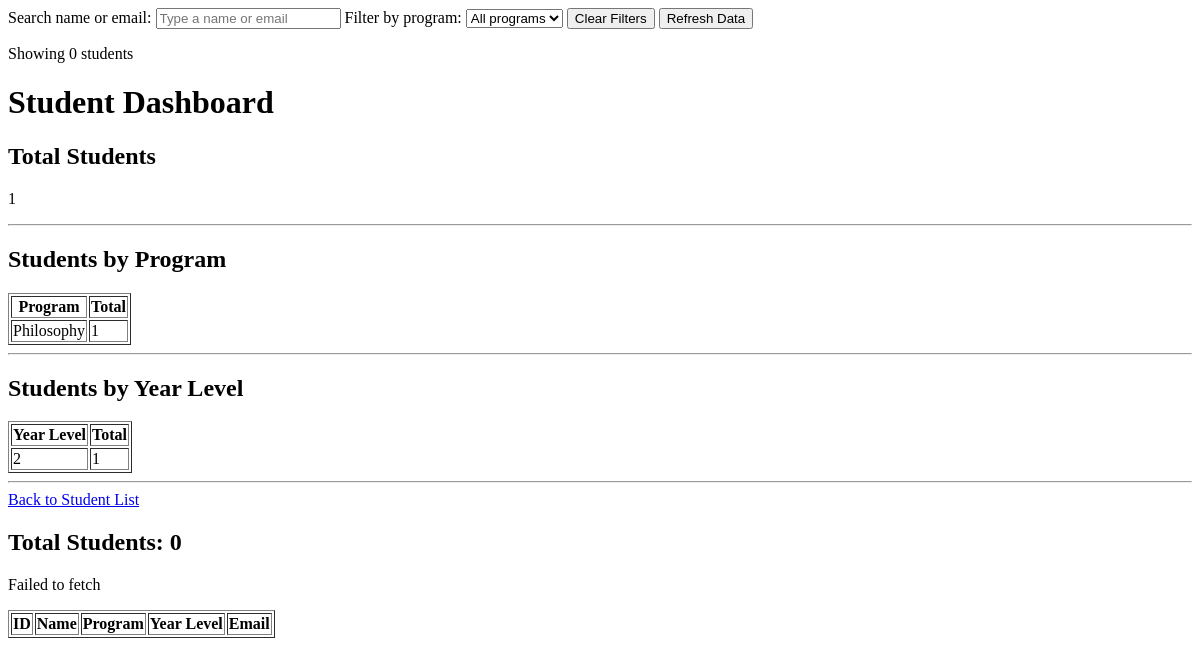
/registration/dashboard/, run on an earlier commit of the app's database.
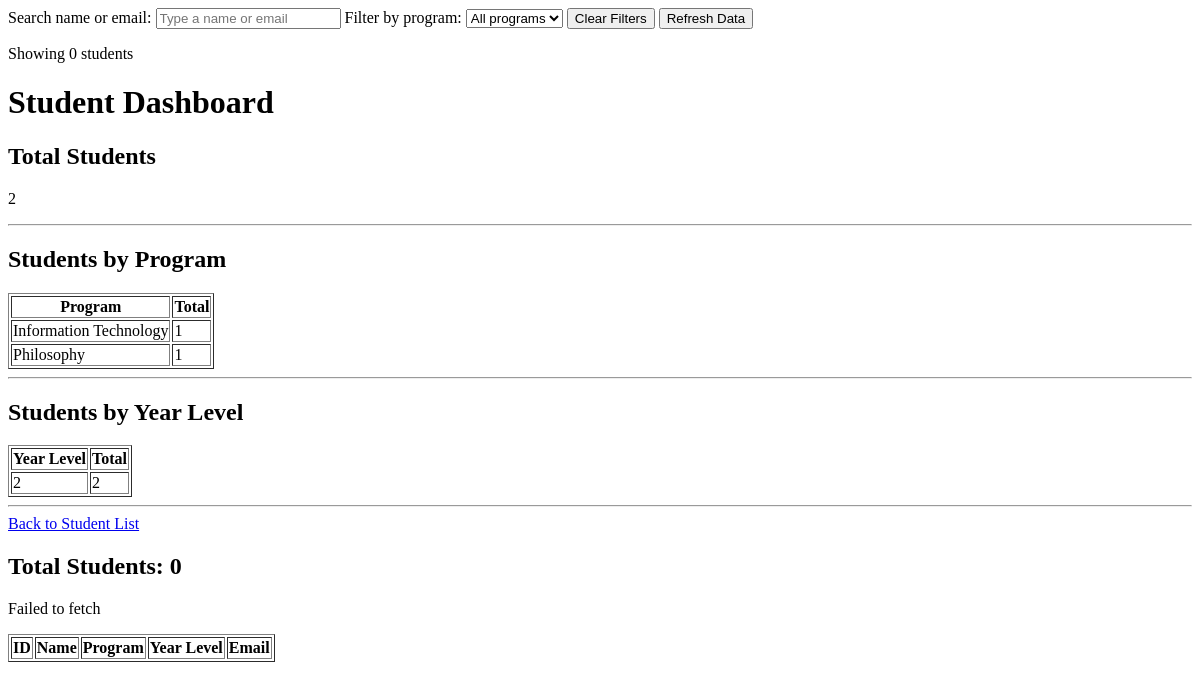
And on a later commit of the database.
### registration/models.py (models this page shows, shortened)
class Student(models.Model):
    student_name = models.CharField(max_length=100)
    program = models.CharField(max_length=100)
    year_level = models.IntegerField()
    email = models.EmailField()

### registration/views.py (the view)
def student_dashboard(request):
    students = Student.objects.all()
    total_students = students.count()
    program_summary = (
        students
        .values('program')
        .annotate(total=Count('id'))
        .order_by('program')
    )
    year_summary = (
        students
        .values('year_level')
        .annotate(total=Count('id'))
        .order_by('year_level')
    )
    return render(
        request,
        'registration/student_dashboard.html',
        {
            'total_students': total_students,
            'program_summary': program_summary,
            'year_summary': year_summary,
        }
    )

### registration/templates/registration/student_dashboard.html (shortened to what this page needs)
{% load static %}
<!DOCTYPE html>
<html>
<head>
</head>
<body>
    <section>
        <label for="student-search">Search name or email:</label>
        <input
        type="search"
        id="student-search"
        placeholder="Type a name or email"
        >
        <label for="program-filter">Filter by program:</label>
        <select id="program-filter">
        <option value="">All programs</option>
        </select>
        <button type="button" id="clear-filters">
        Clear Filters
        </button>
        <button type="button" id="refresh-students">
        Refresh Data
        </button>
        </section>
    <p id="result-count" aria-live="polite">Showing 0 students</p>
    <h1>Student Dashboard</h1>
    <h2>Total Students</h2>
    <p>
        {{ total_students }}
    </p>
    <hr>
    <h2>Students by Program</h2>
    <table border="1">
        <tr>
            <th>Program</th>
            <th>Total</th>
        </tr>
        {% for item in program_summary %}
        <tr>
            <td>{{ item.program }}</td>
            <td>{{ item.total }}</td>
        </tr>
        {% empty %}
        <tr>
            <td colspan="2">
                No program data available.
            </td>
        </tr>
        {% endfor %}
    </table>
    <hr>
    <h2>Students by Year Level</h2>
    <table border="1">
        <tr>
            <th>Year Level</th>
            <th>Total</th>
        </tr>
        {% for item in year_summary %}
        <tr>
            <td>{{ item.year_level }}</td>
            <td>{{ item.total }}</td>
        </tr>
        {% empty %}
        <tr>
            <td colspan="2">
                No year-level data available.
            </td>
        </tr>
        {% endfor %}
    </table>
    <hr>
    <a href="{% url 'student_list' %}">
        Back to Student List
    </a>
    <h2>
        Total Students:
        <span id="student-count">0</span>
    </h2>
    <p id="error-message"></p>
    <table border="1" id="student-table">
        <thead>
            <tr>
                <th>ID</th>
                <th>Name</th>
                <th>Program</th>
                <th>Year Level</th>
                <th>Email</th>
            </tr>
        </thead>
    </table>
</body>
</html>

What changed in the data, as far as the page shows it:
added Student: program "Information Technology", total "1"
Also different on the page:
{{ total_students }}: "1" → "2"
new list line: "2 2"
list line gone: "2 1"
